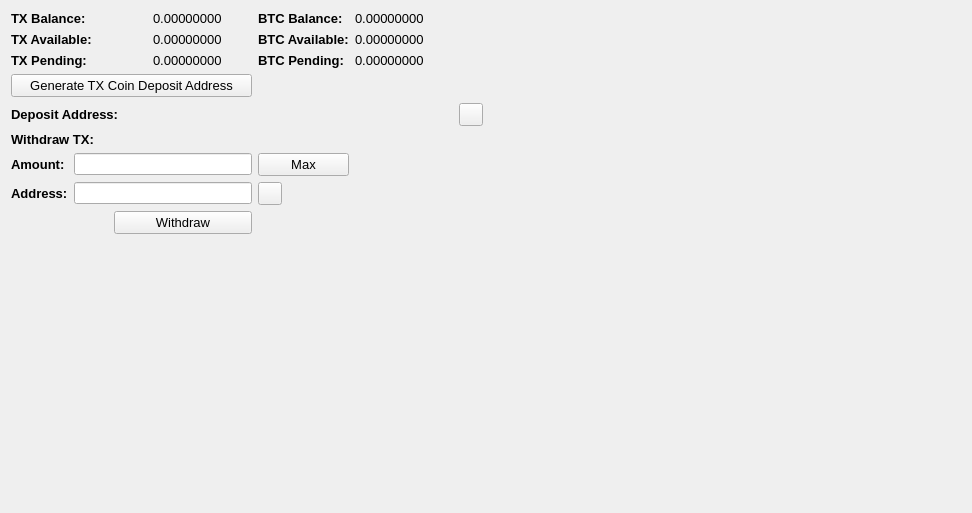
     <widget class="QWidget" name="BalanceTab">
      <attribute name="title">
       <string>Balance</string>
      </attribute>
      <layout class="QGridLayout" name="gridLayout_2">
       <item row="0" column="0" colspan="2">
        <widget class="QLabel" name="label_11">
         <property name="font">
          <font>
           <pointsize>10</pointsize>
           <weight>75</weight>
           <bold>true</bold>
          </font>
         </property>
         <property name="text">
          <string>TX Balance:</string>
         </property>
        </widget>
       </item>
       <item row="0" column="3">
        <widget class="QLabel" name="TXBalanceLabel">
         <property name="font">
          <font>
           <pointsize>10</pointsize>
          </font>
         </property>
         <property name="text">
          <string>0.00000000</string>
         </property>
         <property name="textInteractionFlags">
          <set>Qt::LinksAccessibleByMouse|Qt::TextSelectableByMouse</set>
         </property>
        </widget>
       </item>
       <item row="0" column="4">
        <widget class="QLabel" name="label_12">
         <property name="font">
          <font>
           <pointsize>10</pointsize>
           <weight>75</weight>
           <bold>true</bold>
          </font>
         </property>
         <property name="text">
          <string>BTC Balance:</string>
         </property>
        </widget>
       </item>
       <item row="0" column="5">
        <widget class="QLabel" name="BitcoinBalanceLabel">
         <property name="font">
          <font>
           <pointsize>10</pointsize>
          </font>
         </property>
         <property name="text">
          <string>0.00000000</string>
         </property>
         <property name="textInteractionFlags">
          <set>Qt::LinksAccessibleByMouse|Qt::TextSelectableByMouse</set>
         </property>
        </widget>
       </item>
       <item row="0" column="7" rowspan="10">
        <spacer name="horizontalSpacer_4">
         <property name="orientation">
          <enum>Qt::Horizontal</enum>
         </property>
         <property name="sizeHint" stdset="0">
          <size>
           <width>478</width>
           <height>488</height>
          </size>
         </property>
        </spacer>
       </item>
       <item row="1" column="0" colspan="2">
        <widget class="QLabel" name="label_13">
         <property name="font">
          <font>
           <pointsize>10</pointsize>
           <weight>75</weight>
           <bold>true</bold>
          </font>
         </property>
         <property name="text">
          <string>TX Available:</string>
         </property>
        </widget>
       </item>
       <item row="1" column="3">
        <widget class="QLabel" name="TXAvailableLabel_2">
         <property name="font">
          <font>
           <pointsize>10</pointsize>
          </font>
         </property>
         <property name="text">
          <string>0.00000000</string>
         </property>
         <property name="textInteractionFlags">
          <set>Qt::LinksAccessibleByMouse|Qt::TextSelectableByMouse</set>
         </property>
        </widget>
       </item>
       <item row="1" column="4">
        <widget class="QLabel" name="label_15">
         <property name="font">
          <font>
           <pointsize>10</pointsize>
           <weight>75</weight>
           <bold>true</bold>
          </font>
         </property>
         <property name="text">
          <string>BTC Available:</string>
         </property>
        </widget>
       </item>
       <item row="1" column="5">
        <widget class="QLabel" name="BitcoinAvailableLabel">
         <property name="font">
          <font>
           <pointsize>10</pointsize>
          </font>
         </property>
         <property name="text">
          <string>0.00000000</string>
         </property>
         <property name="textInteractionFlags">
          <set>Qt::LinksAccessibleByMouse|Qt::TextSelectableByMouse</set>
         </property>
        </widget>
       </item>
       <item row="2" column="0" colspan="2">
        <widget class="QLabel" name="label_14">
         <property name="font">
          <font>
           <pointsize>10</pointsize>
           <weight>75</weight>
           <bold>true</bold>
          </font>
         </property>
         <property name="text">
          <string>TX Pending:</string>
         </property>
        </widget>
       </item>
       <item row="2" column="3">
        <widget class="QLabel" name="TXPendingLabel">
         <property name="font">
          <font>
           <pointsize>10</pointsize>
          </font>
         </property>
         <property name="text">
          <string>0.00000000</string>
         </property>
         <property name="textInteractionFlags">
          <set>Qt::LinksAccessibleByMouse|Qt::TextSelectableByMouse</set>
         </property>
        </widget>
       </item>
       <item row="2" column="4">
        <widget class="QLabel" name="label_31">
         <property name="font">
          <font>
           <pointsize>10</pointsize>
           <weight>75</weight>
           <bold>true</bold>
          </font>
         </property>
         <property name="text">
          <string>BTC Pending:</string>
         </property>
        </widget>
       </item>
       <item row="2" column="5">
        <widget class="QLabel" name="BitcoinPendingLabel">
         <property name="font">
          <font>
           <pointsize>10</pointsize>
          </font>
         </property>
         <property name="text">
          <string>0.00000000</string>
         </property>
         <property name="textInteractionFlags">
          <set>Qt::LinksAccessibleByMouse|Qt::TextSelectableByMouse</set>
         </property>
        </widget>
       </item>
       <item row="3" column="0" colspan="4">
        <widget class="QPushButton" name="GenDepositBTN">
         <property name="font">
          <font>
           <pointsize>10</pointsize>
          </font>
         </property>
         <property name="text">
          <string>Generate TX Coin Deposit Address</string>
         </property>
        </widget>
       </item>
       <item row="4" column="0" colspan="3">
        <widget class="QLabel" name="label_33">
         <property name="font">
          <font>
           <pointsize>10</pointsize>
           <weight>75</weight>
           <bold>true</bold>
          </font>
         </property>
         <property name="text">
          <string>Deposit Address:</string>
         </property>
        </widget>
       </item>
       <item row="4" column="3" colspan="3">
        <widget class="QLabel" name="DepositAddressLabel">
         <property name="minimumSize">
          <size>
           <width>300</width>
           <height>0</height>
          </size>
         </property>
         <property name="palette">
          <palette>
           <active>
            <colorrole role="WindowText">
             <brush brushstyle="SolidPattern">
              <color alpha="255">
               <red>0</red>
               <green>0</green>
               <blue>0</blue>
              </color>
             </brush>
            </colorrole>
            <colorrole role="Text">
             <brush brushstyle="SolidPattern">
              <color alpha="255">
               <red>0</red>
               <green>0</green>
               <blue>255</blue>
              </color>
             </brush>
            </colorrole>
           </active>
           <inactive>
            <colorrole role="WindowText">
             <brush brushstyle="SolidPattern">
              <color alpha="255">
               <red>0</red>
               <green>0</green>
               <blue>0</blue>
              </color>
             </brush>
            </colorrole>
            <colorrole role="Text">
             <brush brushstyle="SolidPattern">
              <color alpha="255">
               <red>0</red>
               <green>0</green>
               <blue>255</blue>
              </color>
             </brush>
            </colorrole>
           </inactive>
           <disabled>
            <colorrole role="WindowText">
             <brush brushstyle="SolidPattern">
              <color alpha="255">
               <red>120</red>
               <green>120</green>
               <blue>120</blue>
              </color>
             </brush>
            </colorrole>
            <colorrole role="Text">
             <brush brushstyle="SolidPattern">
              <color alpha="255">
               <red>120</red>
               <green>120</green>
               <blue>120</blue>
              </color>
             </brush>
            </colorrole>
           </disabled>
          </palette>
         </property>
         <property name="font">
          <font>
           <pointsize>10</pointsize>
           <weight>75</weight>
           <bold>true</bold>
          </font>
         </property>
         <property name="text">
          <string/>
         </property>
         <property name="alignment">
          <set>Qt::AlignRight|Qt::AlignTrailing|Qt::AlignVCenter</set>
         </property>
         <property name="textInteractionFlags">
          <set>Qt::LinksAccessibleByMouse|Qt::TextSelectableByKeyboard|Qt::TextSelectableByMouse</set>
         </property>
        </widget>
       </item>
       <item row="4" column="6">
        <widget class="QToolButton" name="DepositCopyButton">
         <property name="toolTip">
          <string>Copy to clipboard</string>
         </property>
         <property name="text">
          <string/>
         </property>
         <property name="icon">
          <iconset resource="../bitcoin.qrc">
           <normaloff>:/icons/editcopy</normaloff>:/icons/editcopy</iconset>
         </property>
         <property name="shortcut">
          <string>Alt+P</string>
         </property>
        </widget>
       </item>
       <item row="5" column="0" colspan="2">
        <widget class="QLabel" name="label_34">
         <property name="font">
          <font>
           <pointsize>10</pointsize>
           <weight>75</weight>
           <bold>true</bold>
          </font>
         </property>
         <property name="text">
          <string>Withdraw TX:</string>
         </property>
        </widget>
       </item>
       <item row="6" column="0">
        <widget class="QLabel" name="label_26">
         <property name="font">
          <font>
           <pointsize>10</pointsize>
           <weight>75</weight>
           <bold>true</bold>
          </font>
         </property>
         <property name="text">
          <string>Amount:</string>
         </property>
        </widget>
       </item>
       <item row="6" column="1" colspan="3">
        <widget class="QLineEdit" name="WithdrawUnitsInput">
         <property name="font">
          <font>
           <pointsize>9</pointsize>
           <weight>75</weight>
           <bold>true</bold>
          </font>
         </property>
         <property name="text">
          <string/>
         </property>
        </widget>
       </item>
       <item row="6" column="4">
        <widget class="QPushButton" name="Withdraw_Max_Amount">
         <property name="font">
          <font>
           <pointsize>10</pointsize>
          </font>
         </property>
         <property name="text">
          <string>Max</string>
         </property>
        </widget>
       </item>
       <item row="7" column="0">
        <widget class="QLabel" name="label_10">
         <property name="font">
          <font>
           <pointsize>10</pointsize>
           <weight>75</weight>
           <bold>true</bold>
          </font>
         </property>
         <property name="text">
          <string>Address:</string>
         </property>
        </widget>
       </item>
       <item row="7" column="1" colspan="3">
        <widget class="QLineEdit" name="WithdrawAddress">
         <property name="font">
          <font>
           <pointsize>9</pointsize>
           <weight>75</weight>
           <bold>true</bold>
          </font>
         </property>
        </widget>
       </item>
       <item row="7" column="4">
        <widget class="QToolButton" name="WithdrawPasteButton">
         <property name="toolTip">
          <string>Paste from clipboard</string>
         </property>
         <property name="text">
          <string/>
         </property>
         <property name="icon">
          <iconset resource="../bitcoin.qrc">
           <normaloff>:/icons/editpaste</normaloff>:/icons/editpaste</iconset>
         </property>
         <property name="shortcut">
          <string>Alt+P</string>
         </property>
        </widget>
       </item>
       <item row="8" column="2" colspan="2">
        <widget class="QPushButton" name="WithdrawUnitsBtn">
         <property name="font">
          <font>
           <pointsize>10</pointsize>
          </font>
         </property>
         <property name="text">
          <string>Withdraw</string>
         </property>
        </widget>
       </item>
       <item row="9" column="0" colspan="6">
        <spacer name="verticalSpacer">
         <property name="orientation">
          <enum>Qt::Vertical</enum>
         </property>
         <property name="sizeHint" stdset="0">
          <size>
           <width>428</width>
           <height>262</height>
          </size>
         </property>
        </spacer>
       </item>
      </layout>
      <zorder>label_31</zorder>
      <zorder>label_15</zorder>
      <zorder>label_12</zorder>
      <zorder>label_14</zorder>
      <zorder>label_13</zorder>
      <zorder>label_11</zorder>
      <zorder>BitcoinBalanceLabel</zorder>
      <zorder>TXBalanceLabel</zorder>
      <zorder>TXAvailableLabel_2</zorder>
      <zorder>TXPendingLabel</zorder>
      <zorder>BitcoinAvailableLabel</zorder>
      <zorder>BitcoinPendingLabel</zorder>
      <zorder>label_33</zorder>
      <zorder>GenDepositBTN</zorder>
      <zorder>DepositAddressLabel</zorder>
      <zorder>Withdraw_Max_Amount</zorder>
      <zorder>label_34</zorder>
      <zorder>WithdrawUnitsInput</zorder>
      <zorder>label_10</zorder>
      <zorder>label_26</zorder>
      <zorder>WithdrawAddress</zorder>
      <zorder>WithdrawUnitsBtn</zorder>
      <zorder>horizontalSpacer_4</zorder>
      <zorder>verticalSpacer</zorder>
      <zorder>WithdrawPasteButton</zorder>
      <zorder>DepositCopyButton</zorder>
     </widget>
